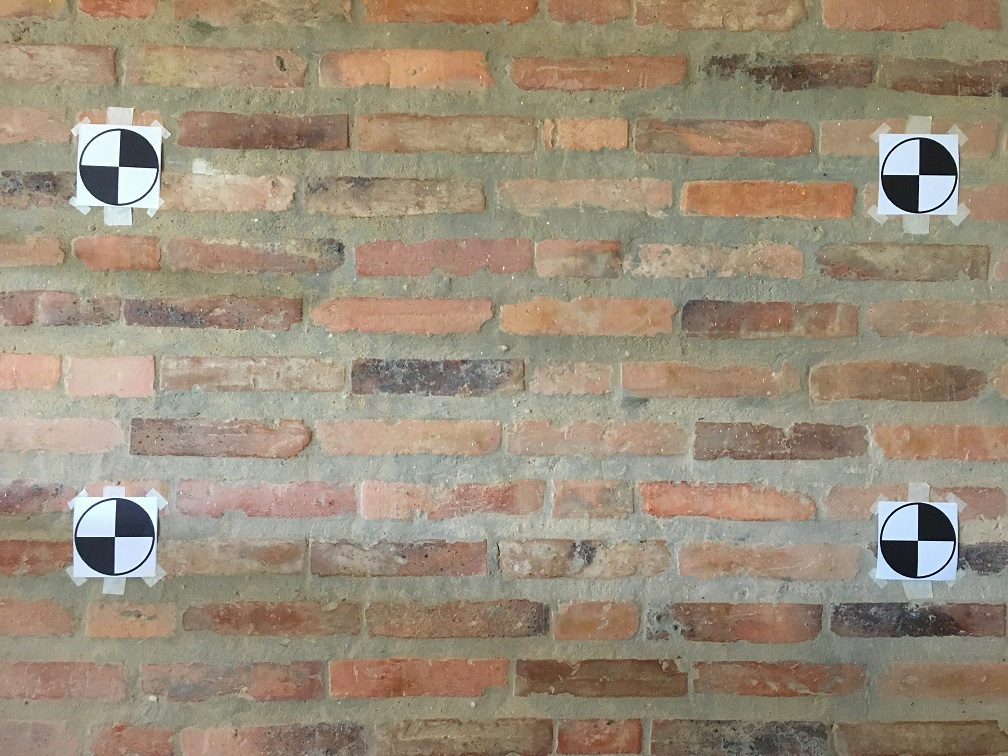
#> input picture input_images/ps3-2-a_base.jpg, 1008 x 756 px
$ python AugReality6.py
#> lines starting #> are read from the running program, lines starting #| are printed output that depends on the picture; after the words box and inside, x2 and y2 are one past the last pixel; in counts of white or black regions, pixels touching at a corner belong together; pictures that were not available may be replaced by others from this repository, and a replacement may not be noted
import cv2
import numpy as np
from sklearn.cluster import KMeans

def order_points(pts):
    rect = np.zeros((4, 2), dtype="float32")
    s = pts.sum(axis=1)
    rect[0] = pts[np.argmin(s)]
    rect[2] = pts[np.argmax(s)]
    diff = np.diff(pts, axis=1)
    rect[1] = pts[np.argmin(diff)]
    rect[3] = pts[np.argmax(diff)]
    return rect

static_image_path = 'ps3-2-a_base.jpg'
static_image = cv2.imread(static_image_path)
#> static_image is the input picture: shape (756, 1008, 3); mean B, G, R 122.5, 141.7, 154.7
gray_static_image = cv2.cvtColor(static_image, cv2.COLOR_BGR2GRAY)
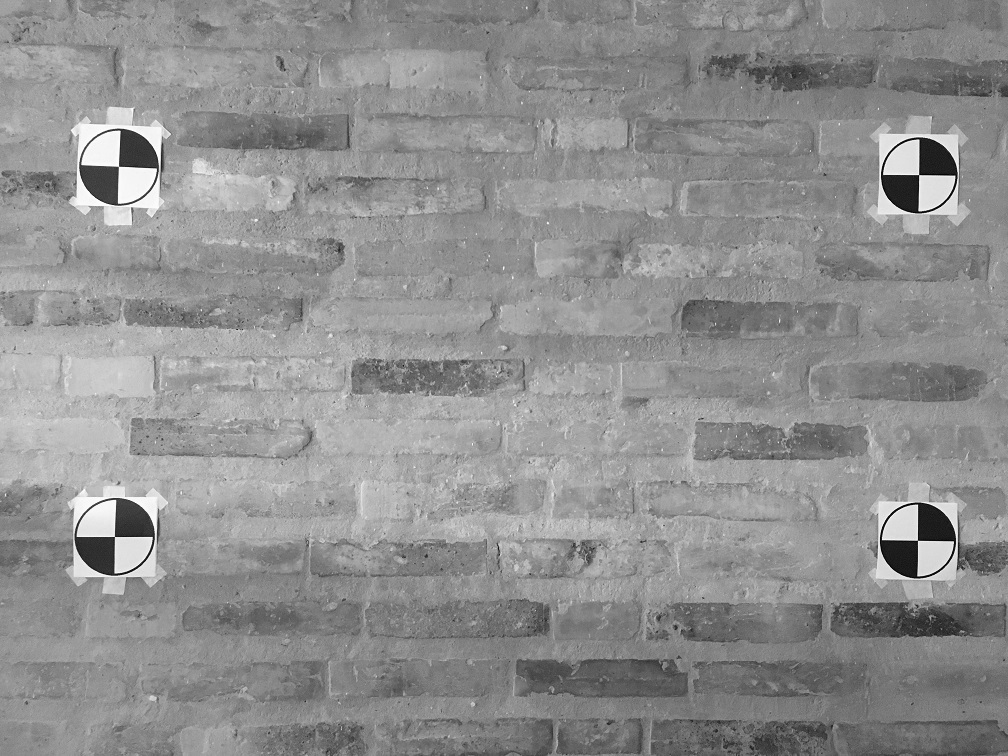
#> gray_static_image: shape (756, 1008); min 1, max 255, mean 143.4

dst_static = cv2.cornerHarris(gray_static_image, 9, 19, 0.07)
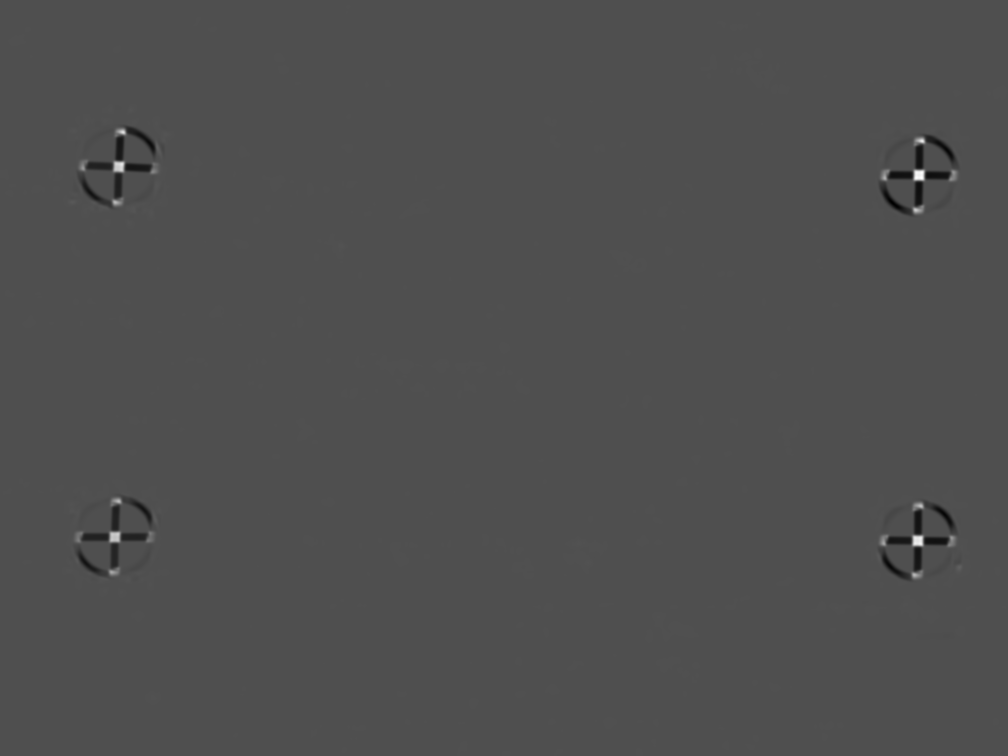
#> dst_static: shape (756, 1008) float32; min -2.04e+15, max 4.46e+15, mean -4.98e+12; drawn with min black and max white
dst_static_dilated = cv2.dilate(dst_static, None)
static_corners_threshold = dst_static_dilated > 0.05 * dst_static_dilated.max()
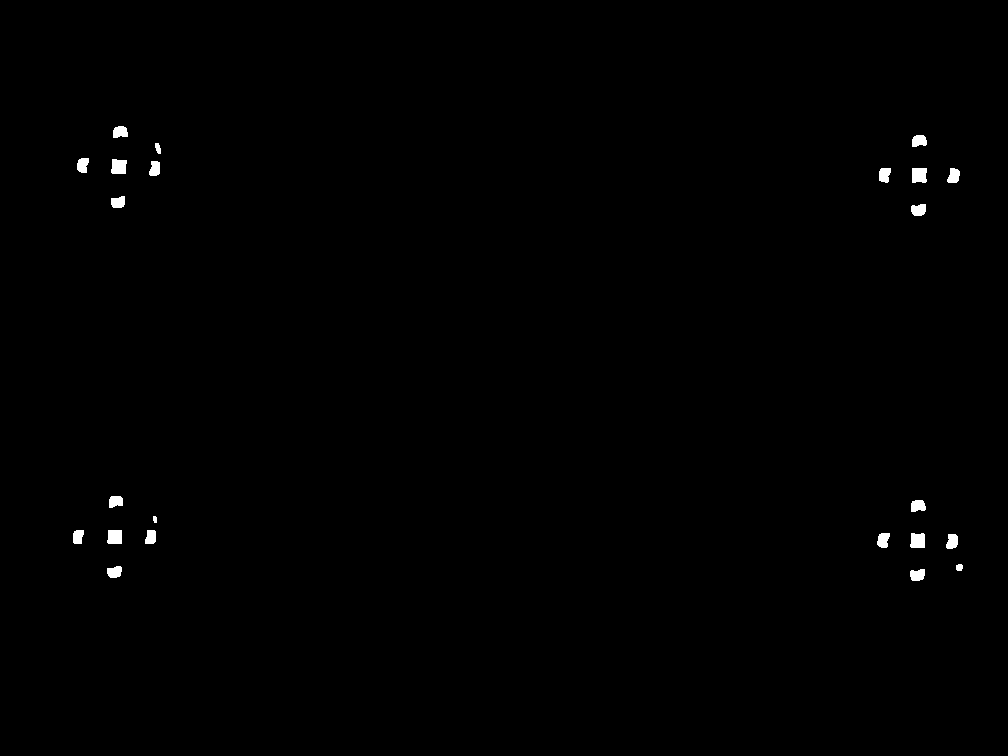
#> static_corners_threshold: shape (756, 1008) bool; 0.43% white; 23 white regions, largest, box (x1, y1, x2, y2) and area: (912, 168, 927, 183) 212, (111, 159, 127, 174) 209, (910, 533, 925, 548) 206

y_static, x_static = np.nonzero(static_corners_threshold)
#> y_static = 3267 values from 126 to 580; x_static = 3267 values, max 962 at index 2939, min 73 at index 2054, mean 524.9
static_corners = np.float32(list(zip(x_static, y_static)))
#> static_corners = 3267 pairs, first value 73 to 962, second value 126 to 580

kmeans_static = KMeans(n_clusters=4, random_state=42).fit(static_corners)
static_cluster_centers = kmeans_static.cluster_centers_
#> static_cluster_centers = [[918.7, 175], [115.8, 536], [120.5, 165.1], [919.3, 541.6]]

ordered_points = order_points(static_cluster_centers)
#> in order_points, `s = pts.sum(axis=1)`: s = [1093.7, 651.8, 285.6, 1460.9]
#> in order_points, `diff = np.diff(pts, axis=1)`: diff = [-743.7, 420.3, 44.52, -377.7]
#> ordered_points = [[120.5, 165.1], [918.7, 175], [919.3, 541.6], [115.8, 536]]

video_path = 'kitten.mp4'
cap = cv2.VideoCapture(video_path)

while cap.isOpened():
    ret, frame = cap.read()
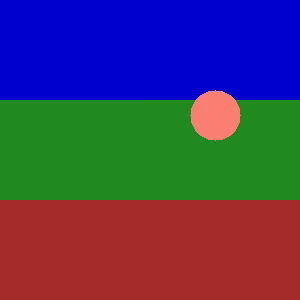
#> input picture frame 10 of input_images2/circle/test1.mp4, 300 x 300 px, given in place of kitten.mp4, which was not available
#> frame is the input picture: shape (300, 300, 3); mean B, G, R 94, 60.2, 70.5
    if not ret:
        break

    frame = cv2.resize(frame, (static_image.shape[1], static_image.shape[0]))
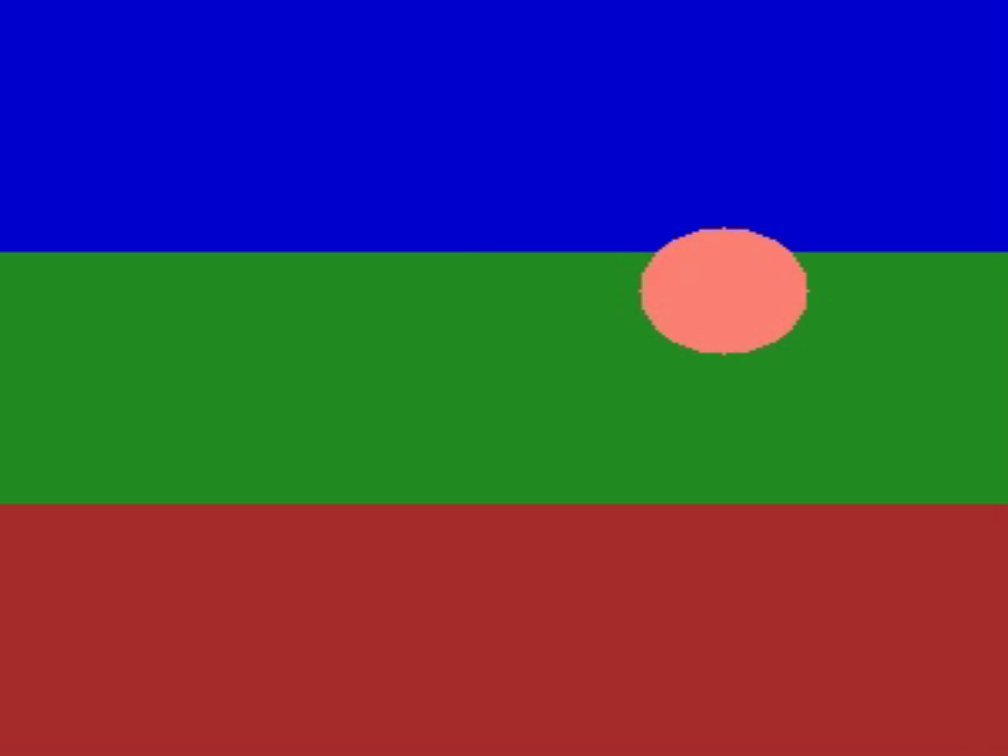
#> frame: shape (756, 1008, 3); mean B, G, R 94, 60.2, 70.5

    h, w = frame.shape[:2]
#> h = 756; w = 1008
    frame_points = np.array([[0, 0], [w, 0], [w, h], [0, h]], dtype=np.float32)

    H, _ = cv2.findHomography(frame_points, ordered_points)
#> H = [[0.803, -0.00735, 120.5], [0.012, 0.486, 165.1], [1.2e-05, -8.85e-06, 1]]

    warped_frame = cv2.warpPerspective(frame, H, (static_image.shape[1], static_image.shape[0]))

    mask = np.zeros_like(gray_static_image, dtype=np.uint8)
    cv2.fillConvexPoly(mask, np.int32(ordered_points), 255)
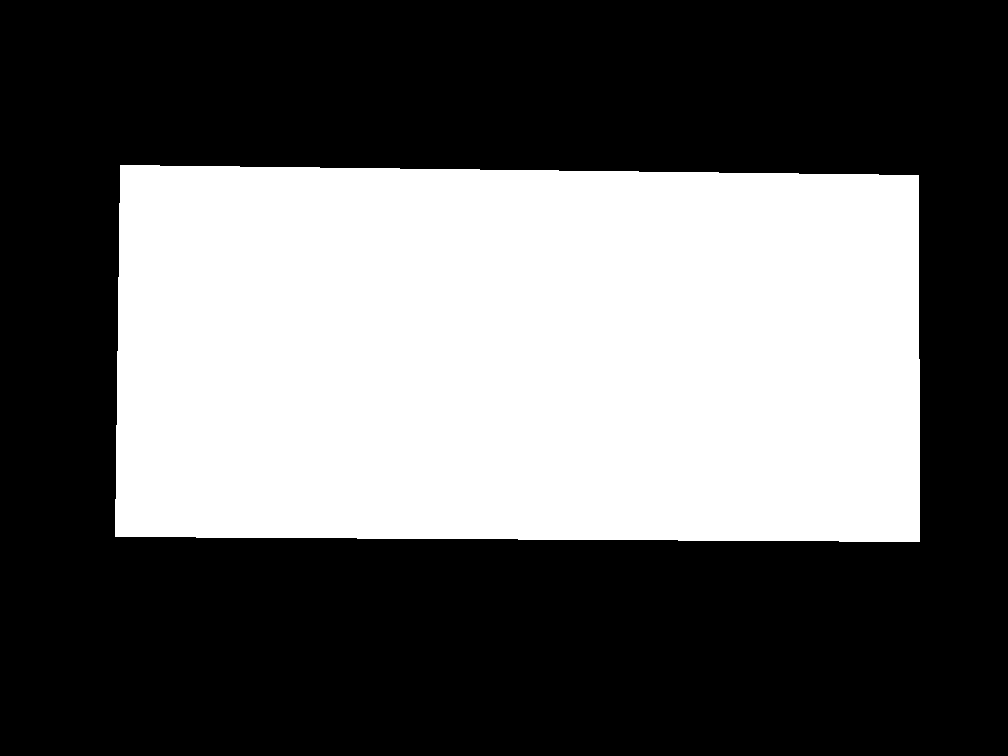
#> mask: shape (756, 1008); 38.9% white; 1 white region, box (x1, y1, x2, y2) and area: (115, 165, 920, 542) 296353
    inv_mask = cv2.bitwise_not(mask)

    static_bg = cv2.bitwise_and(static_image, static_image, mask=inv_mask)

    combined_image = cv2.add(static_bg, warped_frame)
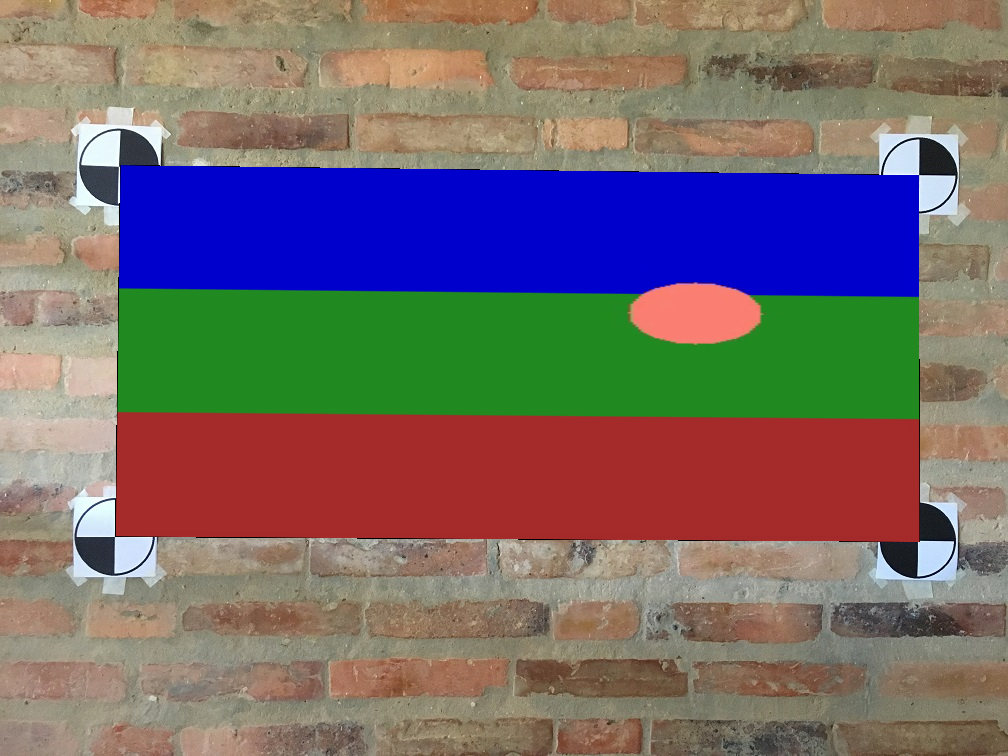
#> combined_image: shape (756, 1008, 3); mean B, G, R 106.4, 105.8, 118.5

    cv2.imshow('Overlayed Video on Image', combined_image)

    if cv2.waitKey(1) & 0xFF == ord('q'):
#> (key q is pressed here)
        break

cap.release()
cv2.destroyAllWindows()
